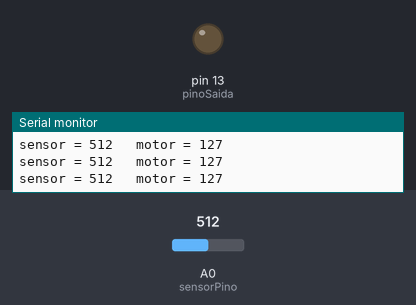
The sketch below on a simulated Arduino Uno, built with avr-gcc and run on an emulated ATmega328P. On the bench: output pins drawn as LEDs (lit = HIGH), the last lines printed to the serial monitor. The inputs (shaded band) are chosen by the test bench; at power-on: A0 (sensorPino) = 512.

Above: at 1.2 s.
1.3 s: A0 (sensorPino) set to 530
At 2.5 s:
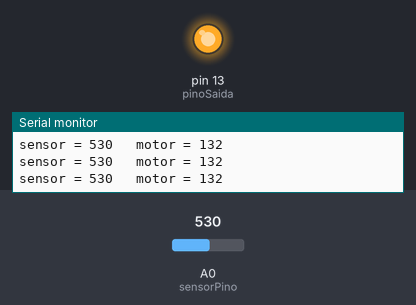
2.8 s: A0 (sensorPino) set to 511
At 3.2 s:
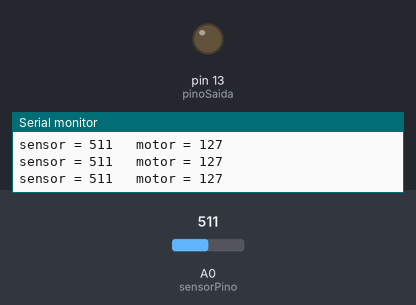
5.8 s: A0 (sensorPino) set to 716
At 7.0 s:
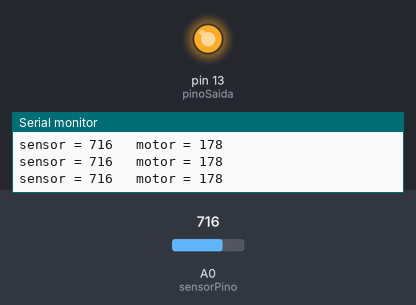
Timing chart, 0 to 8.8 s (numbered marks = the images above; inputs shaded):
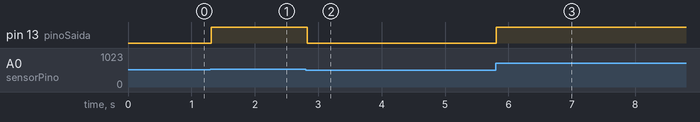

Measured:
- the behaviour switches between 513 and 514 on A0 (sensorPino) (found by bisection; images 0 and 1)
- after the input at 1.3 s, pin 13 (pinoSaida): LOW → HIGH at once
- after the input at 2.8 s, pin 13 (pinoSaida): HIGH → LOW at once
- after the input at 5.8 s, pin 13 (pinoSaida): LOW → HIGH at once

The sketch:

controle_de_sensores_motor_pedro.ino
```cpp
/*
   Controle de Sensores com Motor
   Pedro Vargas Castro Hindrichson
   Escola técnica Parobe
   12/03/2019
   1.1.1
*/
//inclusão das bibliotecas
#include <Arduino.h>

//definição dos pinos
#define sensorPino A0 //define rotulo ao pino
#define pinoSaida 13

//estruturas e variaveis
void imprimeSaida(); //estrutura de impressão

int valorSensor = 0;//valor incial do sensor
int valorSaida = 0;//valor inicial da saida

//setup do hardware
void setup() {
  Serial.begin(9600);//inicializaa porta serial reserva pinos 2 e 3
}

//função principal
void loop(){
  valorSensor = analogRead(sensorPino); // le a entrada de 0 a 1023
  valorSaida = map(valorSensor, 0, 1023, 0, 255);// converte entrada para saida
  analogWrite(pinoSaida, valorSaida); //escreve na saida
  imprimeSerial();
}

//rotina de impressão
void imprimeSerial(){
  Serial.print("sensor = ");
  Serial.print(valorSensor);
  Serial.print("\t motor = ");
  Serial.println(valorSaida);

  delay(2);//aguarda 2ms
}
```
